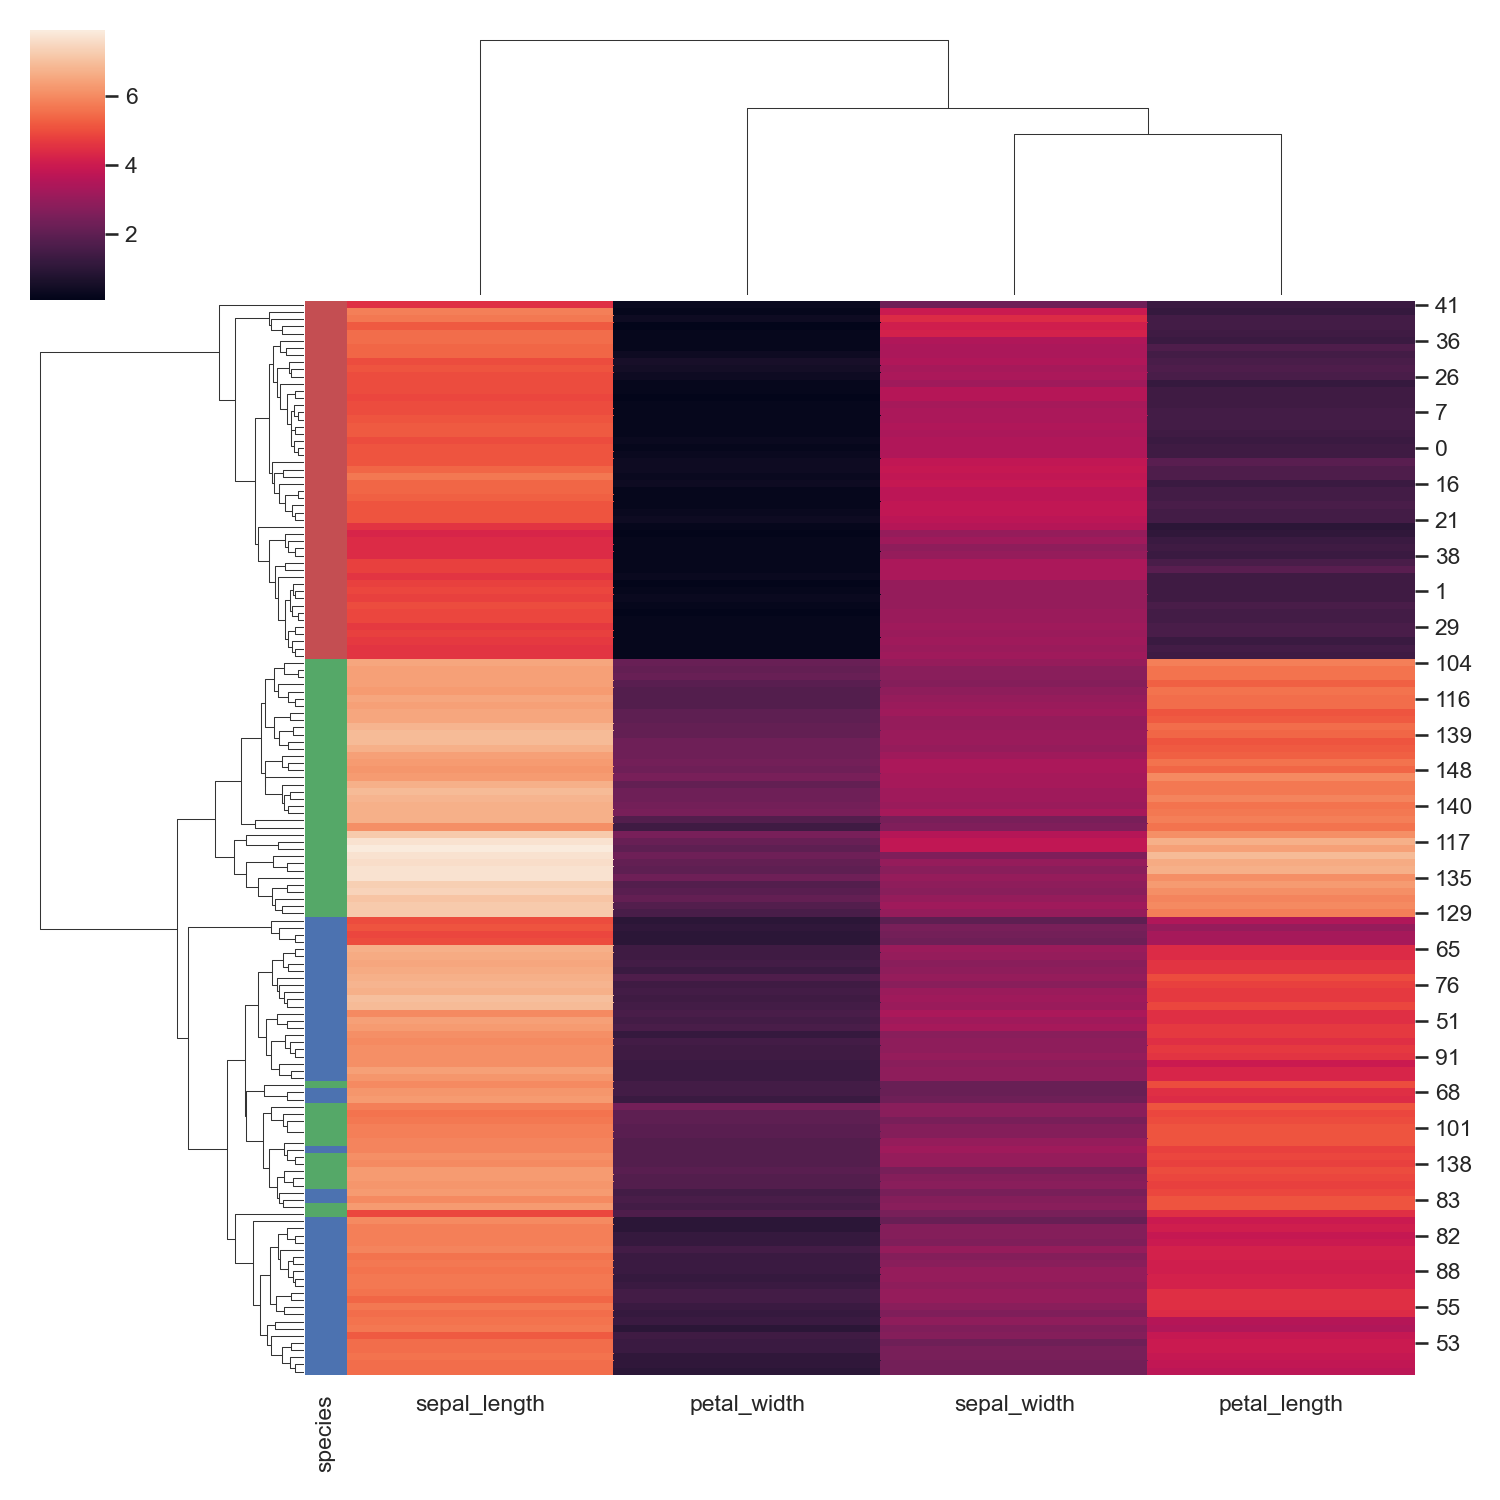

Source code (Python):
import seaborn as sns; sns.set(color_codes=True)
from matplotlib import pyplot as plt

# print(iris["sepal_length"])
# for x in iris: print(x)

species = iris.pop("species")

lut = dict(zip(species.unique(), "rbg"))
row_colors = species.map(lut)
g = sns.clustermap(iris, row_colors=row_colors)
plt.savefig('practice.png',
                dpi=150, figsize=(10, 10))
